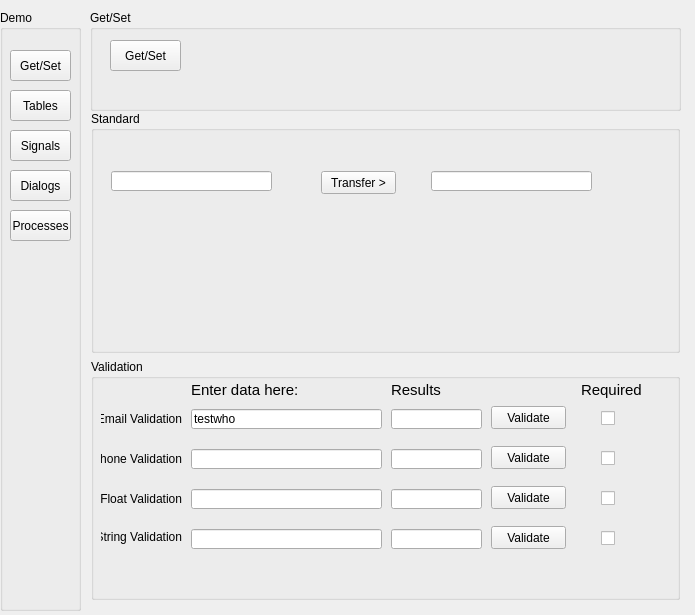
<?xml version="1.0" encoding="UTF-8"?>
<ui version="4.0">
 <class>MainWindow</class>
 <widget class="QMainWindow" name="MainWindow">
  <property name="geometry">
   <rect>
    <x>0</x>
    <y>0</y>
    <width>695</width>
    <height>615</height>
   </rect>
  </property>
  <property name="windowTitle">
   <string>MainWindow</string>
  </property>
  <widget class="QWidget" name="centralwidget">
   <widget class="QStackedWidget" name="swStackedWidget">
    <property name="geometry">
     <rect>
      <x>90</x>
      <y>0</y>
      <width>601</width>
      <height>611</height>
     </rect>
    </property>
    <property name="currentIndex">
     <number>0</number>
    </property>
    <widget class="QWidget" name="page">
     <widget class="QStackedWidget" name="swGetVal">
      <property name="geometry">
       <rect>
        <x>0</x>
        <y>90</y>
        <width>601</width>
        <height>521</height>
       </rect>
      </property>
      <property name="currentIndex">
       <number>0</number>
      </property>
      <widget class="QWidget" name="page2">
       <widget class="QGroupBox" name="gbValidation">
        <property name="geometry">
         <rect>
          <x>1</x>
          <y>269</y>
          <width>589</width>
          <height>241</height>
         </rect>
        </property>
        <property name="toolTip">
         <string extracomment="pbDialogs"/>
        </property>
        <property name="title">
         <string>Validation</string>
        </property>
        <widget class="QPushButton" name="pbValFloat">
         <property name="geometry">
          <rect>
           <x>400</x>
           <y>127</y>
           <width>75</width>
           <height>23</height>
          </rect>
         </property>
         <property name="toolTip">
          <string extracomment="pbValFloat"/>
         </property>
         <property name="text">
          <string>Validate</string>
         </property>
        </widget>
        <widget class="QLabel" name="lblDataEntry">
         <property name="geometry">
          <rect>
           <x>100</x>
           <y>20</y>
           <width>151</width>
           <height>21</height>
          </rect>
         </property>
         <property name="font">
          <font>
           <pointsize>11</pointsize>
          </font>
         </property>
         <property name="text">
          <string>Enter data here:</string>
         </property>
        </widget>
        <widget class="QLineEdit" name="leValString">
         <property name="geometry">
          <rect>
           <x>100</x>
           <y>170</y>
           <width>191</width>
           <height>20</height>
          </rect>
         </property>
        </widget>
        <widget class="QLineEdit" name="leFloatResults">
         <property name="geometry">
          <rect>
           <x>300</x>
           <y>130</y>
           <width>91</width>
           <height>20</height>
          </rect>
         </property>
        </widget>
        <widget class="QLabel" name="label">
         <property name="geometry">
          <rect>
           <x>10</x>
           <y>50</y>
           <width>81</width>
           <height>20</height>
          </rect>
         </property>
         <property name="text">
          <string> Email Validation</string>
         </property>
         <property name="alignment">
          <set>Qt::AlignRight|Qt::AlignTrailing|Qt::AlignVCenter</set>
         </property>
        </widget>
        <widget class="QLineEdit" name="leStringResults">
         <property name="geometry">
          <rect>
           <x>300</x>
           <y>170</y>
           <width>91</width>
           <height>20</height>
          </rect>
         </property>
        </widget>
        <widget class="QLineEdit" name="leValPhone">
         <property name="geometry">
          <rect>
           <x>100</x>
           <y>90</y>
           <width>191</width>
           <height>20</height>
          </rect>
         </property>
        </widget>
        <widget class="QLineEdit" name="leEmailResults">
         <property name="geometry">
          <rect>
           <x>300</x>
           <y>50</y>
           <width>91</width>
           <height>20</height>
          </rect>
         </property>
        </widget>
        <widget class="QLineEdit" name="leValFloat">
         <property name="geometry">
          <rect>
           <x>100</x>
           <y>130</y>
           <width>191</width>
           <height>20</height>
          </rect>
         </property>
        </widget>
        <widget class="QLabel" name="lblResults">
         <property name="geometry">
          <rect>
           <x>300</x>
           <y>20</y>
           <width>51</width>
           <height>21</height>
          </rect>
         </property>
         <property name="font">
          <font>
           <pointsize>11</pointsize>
          </font>
         </property>
         <property name="text">
          <string>Results</string>
         </property>
        </widget>
        <widget class="QPushButton" name="pbValEmail">
         <property name="geometry">
          <rect>
           <x>400</x>
           <y>47</y>
           <width>75</width>
           <height>23</height>
          </rect>
         </property>
         <property name="toolTip">
          <string extracomment="pbValEmail"/>
         </property>
         <property name="text">
          <string>Validate</string>
         </property>
        </widget>
        <widget class="QLineEdit" name="lePhoneResults">
         <property name="geometry">
          <rect>
           <x>300</x>
           <y>90</y>
           <width>91</width>
           <height>20</height>
          </rect>
         </property>
        </widget>
        <widget class="QLineEdit" name="leValEmail">
         <property name="geometry">
          <rect>
           <x>100</x>
           <y>50</y>
           <width>191</width>
           <height>20</height>
          </rect>
         </property>
         <property name="text">
          <string>testwho</string>
         </property>
        </widget>
        <widget class="QPushButton" name="pbValPhone">
         <property name="geometry">
          <rect>
           <x>400</x>
           <y>87</y>
           <width>75</width>
           <height>23</height>
          </rect>
         </property>
         <property name="toolTip">
          <string extracomment="pbValPhone"/>
         </property>
         <property name="text">
          <string>Validate</string>
         </property>
        </widget>
        <widget class="QPushButton" name="pbValString">
         <property name="geometry">
          <rect>
           <x>400</x>
           <y>167</y>
           <width>75</width>
           <height>23</height>
          </rect>
         </property>
         <property name="toolTip">
          <string extracomment="pbValString"/>
         </property>
         <property name="text">
          <string>Validate</string>
         </property>
        </widget>
        <widget class="QLabel" name="label_11">
         <property name="geometry">
          <rect>
           <x>10</x>
           <y>90</y>
           <width>81</width>
           <height>20</height>
          </rect>
         </property>
         <property name="text">
          <string>Phone Validation</string>
         </property>
         <property name="alignment">
          <set>Qt::AlignRight|Qt::AlignTrailing|Qt::AlignVCenter</set>
         </property>
        </widget>
        <widget class="QLabel" name="label_12">
         <property name="geometry">
          <rect>
           <x>10</x>
           <y>130</y>
           <width>81</width>
           <height>20</height>
          </rect>
         </property>
         <property name="text">
          <string>Float Validation</string>
         </property>
         <property name="alignment">
          <set>Qt::AlignRight|Qt::AlignTrailing|Qt::AlignVCenter</set>
         </property>
        </widget>
        <widget class="QLabel" name="label_13">
         <property name="geometry">
          <rect>
           <x>10</x>
           <y>170</y>
           <width>81</width>
           <height>16</height>
          </rect>
         </property>
         <property name="text">
          <string>String Validation</string>
         </property>
         <property name="alignment">
          <set>Qt::AlignRight|Qt::AlignTrailing|Qt::AlignVCenter</set>
         </property>
        </widget>
        <widget class="QCheckBox" name="cbEmail">
         <property name="geometry">
          <rect>
           <x>510</x>
           <y>50</y>
           <width>31</width>
           <height>18</height>
          </rect>
         </property>
         <property name="text">
          <string/>
         </property>
        </widget>
        <widget class="QCheckBox" name="cbPhone">
         <property name="geometry">
          <rect>
           <x>510</x>
           <y>90</y>
           <width>31</width>
           <height>18</height>
          </rect>
         </property>
         <property name="text">
          <string/>
         </property>
        </widget>
        <widget class="QCheckBox" name="cbFloat">
         <property name="geometry">
          <rect>
           <x>510</x>
           <y>130</y>
           <width>31</width>
           <height>18</height>
          </rect>
         </property>
         <property name="text">
          <string/>
         </property>
        </widget>
        <widget class="QCheckBox" name="cbString">
         <property name="geometry">
          <rect>
           <x>510</x>
           <y>170</y>
           <width>31</width>
           <height>18</height>
          </rect>
         </property>
         <property name="text">
          <string/>
         </property>
        </widget>
        <widget class="QLabel" name="lblRequired">
         <property name="geometry">
          <rect>
           <x>490</x>
           <y>20</y>
           <width>61</width>
           <height>21</height>
          </rect>
         </property>
         <property name="font">
          <font>
           <pointsize>11</pointsize>
          </font>
         </property>
         <property name="text">
          <string>Required</string>
         </property>
        </widget>
       </widget>
       <widget class="QGroupBox" name="gbStandard">
        <property name="geometry">
         <rect>
          <x>1</x>
          <y>21</y>
          <width>589</width>
          <height>242</height>
         </rect>
        </property>
        <property name="title">
         <string>Standard</string>
        </property>
        <widget class="QLineEdit" name="leSetTransfer">
         <property name="geometry">
          <rect>
           <x>20</x>
           <y>60</y>
           <width>161</width>
           <height>20</height>
          </rect>
         </property>
         <property name="toolTip">
          <string extracomment="leSetTransfer"/>
         </property>
        </widget>
        <widget class="QPushButton" name="pbTransfer">
         <property name="geometry">
          <rect>
           <x>230</x>
           <y>60</y>
           <width>75</width>
           <height>23</height>
          </rect>
         </property>
         <property name="toolTip">
          <string extracomment="pbTransfer"/>
         </property>
         <property name="text">
          <string>Transfer &gt;</string>
         </property>
        </widget>
        <widget class="QLineEdit" name="leGetTransfer">
         <property name="geometry">
          <rect>
           <x>340</x>
           <y>60</y>
           <width>161</width>
           <height>20</height>
          </rect>
         </property>
         <property name="toolTip">
          <string extracomment="leGetTransfer"/>
         </property>
        </widget>
       </widget>
      </widget>
     </widget>
     <widget class="QGroupBox" name="gbGetSet">
      <property name="geometry">
       <rect>
        <x>0</x>
        <y>10</y>
        <width>591</width>
        <height>101</height>
       </rect>
      </property>
      <property name="title">
       <string>Get/Set</string>
      </property>
      <widget class="QPushButton" name="pbStandardValidation">
       <property name="geometry">
        <rect>
         <x>20</x>
         <y>30</y>
         <width>71</width>
         <height>31</height>
        </rect>
       </property>
       <property name="toolTip">
        <string extracomment="pbStandardValidation"/>
       </property>
       <property name="text">
        <string>Get/Set</string>
       </property>
      </widget>
     </widget>
    </widget>
    <widget class="QWidget" name="page_2">
     <widget class="QTableView" name="tvTableView">
      <property name="geometry">
       <rect>
        <x>130</x>
        <y>170</y>
        <width>351</width>
        <height>192</height>
       </rect>
      </property>
      <property name="toolTip">
       <string extracomment="tvTableView"/>
      </property>
     </widget>
     <widget class="QLabel" name="label_2">
      <property name="geometry">
       <rect>
        <x>30</x>
        <y>30</y>
        <width>46</width>
        <height>13</height>
       </rect>
      </property>
      <property name="text">
       <string>Tables</string>
      </property>
     </widget>
     <widget class="QTextEdit" name="teTextEdit">
      <property name="geometry">
       <rect>
        <x>170</x>
        <y>450</y>
        <width>271</width>
        <height>81</height>
       </rect>
      </property>
      <property name="toolTip">
       <string extracomment="teTextEdit"/>
      </property>
      <property name="readOnly">
       <bool>true</bool>
      </property>
      <property name="html">
       <string>&lt;!DOCTYPE HTML PUBLIC &quot;-//W3C//DTD HTML 4.0//EN&quot; &quot;http://www.w3.org/TR/REC-html40/strict.dtd&quot;&gt;
&lt;html&gt;&lt;head&gt;&lt;meta name=&quot;qrichtext&quot; content=&quot;1&quot; /&gt;&lt;style type=&quot;text/css&quot;&gt;
p, li { white-space: pre-wrap; }
&lt;/style&gt;&lt;/head&gt;&lt;body style=&quot; font-family:'MS Shell Dlg 2'; font-size:8.25pt; font-weight:400; font-style:normal;&quot;&gt;
&lt;p style=&quot; margin-top:0px; margin-bottom:0px; margin-left:0px; margin-right:0px; -qt-block-indent:0; text-indent:0px;&quot;&gt;&lt;span style=&quot; font-size:8pt;&quot;&gt;[['test11','test12','test13'], ['test21','test22','test23']]&lt;/span&gt;&lt;/p&gt;&lt;/body&gt;&lt;/html&gt;</string>
      </property>
     </widget>
     <widget class="QPushButton" name="pbFillTable">
      <property name="geometry">
       <rect>
        <x>270</x>
        <y>390</y>
        <width>75</width>
        <height>23</height>
       </rect>
      </property>
      <property name="toolTip">
       <string extracomment="pbFillTable"/>
      </property>
      <property name="text">
       <string>^ Fill Table</string>
      </property>
     </widget>
    </widget>
    <widget class="QWidget" name="page_3">
     <widget class="QLabel" name="label_3">
      <property name="geometry">
       <rect>
        <x>30</x>
        <y>30</y>
        <width>121</width>
        <height>16</height>
       </rect>
      </property>
      <property name="text">
       <string>Buttons/Signals</string>
      </property>
     </widget>
     <widget class="QPushButton" name="pbEnable">
      <property name="geometry">
       <rect>
        <x>150</x>
        <y>310</y>
        <width>91</width>
        <height>31</height>
       </rect>
      </property>
      <property name="toolTip">
       <string extracomment="pbEnable"/>
      </property>
      <property name="text">
       <string>Enable a
 line edit</string>
      </property>
     </widget>
     <widget class="QPushButton" name="pbDisplayDefsData">
      <property name="geometry">
       <rect>
        <x>390</x>
        <y>310</y>
        <width>81</width>
        <height>31</height>
       </rect>
      </property>
      <property name="toolTip">
       <string extracomment="pbDisplayDefsData"/>
      </property>
      <property name="text">
       <string>Display text
 from a def</string>
      </property>
     </widget>
     <widget class="QLineEdit" name="leButtonsAndSignals">
      <property name="geometry">
       <rect>
        <x>200</x>
        <y>250</y>
        <width>221</width>
        <height>31</height>
       </rect>
      </property>
      <property name="toolTip">
       <string extracomment="leButtonsAndSignals"/>
      </property>
     </widget>
     <widget class="QPushButton" name="pbDisable">
      <property name="geometry">
       <rect>
        <x>270</x>
        <y>310</y>
        <width>91</width>
        <height>31</height>
       </rect>
      </property>
      <property name="toolTip">
       <string extracomment="pbDisable"/>
      </property>
      <property name="text">
       <string>Disable a
 line edit</string>
      </property>
     </widget>
    </widget>
    <widget class="QWidget" name="page_4">
     <widget class="QLabel" name="label_4">
      <property name="geometry">
       <rect>
        <x>30</x>
        <y>30</y>
        <width>46</width>
        <height>20</height>
       </rect>
      </property>
      <property name="text">
       <string>Dialogs</string>
      </property>
     </widget>
     <widget class="QPushButton" name="pbLaunchDialog">
      <property name="geometry">
       <rect>
        <x>220</x>
        <y>210</y>
        <width>141</width>
        <height>61</height>
       </rect>
      </property>
      <property name="toolTip">
       <string extracomment="pbLaunchDialog"/>
      </property>
      <property name="text">
       <string>Launch dialog</string>
      </property>
     </widget>
    </widget>
    <widget class="QWidget" name="page_6">
     <widget class="QLabel" name="label_6">
      <property name="geometry">
       <rect>
        <x>40</x>
        <y>30</y>
        <width>61</width>
        <height>16</height>
       </rect>
      </property>
      <property name="text">
       <string>Processes</string>
      </property>
     </widget>
     <widget class="QTabWidget" name="twTabWidget">
      <property name="geometry">
       <rect>
        <x>130</x>
        <y>270</y>
        <width>351</width>
        <height>291</height>
       </rect>
      </property>
      <property name="toolTip">
       <string extracomment="twTabWidget"/>
      </property>
      <property name="currentIndex">
       <number>1</number>
      </property>
      <widget class="QWidget" name="tab">
       <attribute name="title">
        <string>Page</string>
       </attribute>
      </widget>
      <widget class="QWidget" name="tab_2">
       <attribute name="title">
        <string>Page</string>
       </attribute>
      </widget>
     </widget>
     <widget class="QPushButton" name="pbBuiltInProcess">
      <property name="geometry">
       <rect>
        <x>100</x>
        <y>170</y>
        <width>81</width>
        <height>31</height>
       </rect>
      </property>
      <property name="toolTip">
       <string extracomment="pbBuiltInProcess"/>
      </property>
      <property name="text">
       <string>Start attached
 process</string>
      </property>
     </widget>
     <widget class="QPushButton" name="pbPopoutProcess">
      <property name="geometry">
       <rect>
        <x>430</x>
        <y>180</y>
        <width>81</width>
        <height>31</height>
       </rect>
      </property>
      <property name="toolTip">
       <string extracomment="pbPopOutProcess"/>
      </property>
      <property name="text">
       <string>Start popout
process</string>
      </property>
     </widget>
    </widget>
   </widget>
   <widget class="QGroupBox" name="groupBox_2">
    <property name="geometry">
     <rect>
      <x>0</x>
      <y>10</y>
      <width>81</width>
      <height>601</height>
     </rect>
    </property>
    <property name="title">
     <string>Demo</string>
    </property>
    <widget class="QPushButton" name="pbGetSet">
     <property name="geometry">
      <rect>
       <x>10</x>
       <y>40</y>
       <width>61</width>
       <height>31</height>
      </rect>
     </property>
     <property name="toolTip">
      <string extracomment="pbGetSet"/>
     </property>
     <property name="text">
      <string>Get/Set</string>
     </property>
    </widget>
    <widget class="QPushButton" name="pbTables">
     <property name="geometry">
      <rect>
       <x>10</x>
       <y>80</y>
       <width>61</width>
       <height>31</height>
      </rect>
     </property>
     <property name="toolTip">
      <string extracomment="pbTables"/>
     </property>
     <property name="text">
      <string>Tables</string>
     </property>
    </widget>
    <widget class="QPushButton" name="pbDialogs">
     <property name="geometry">
      <rect>
       <x>10</x>
       <y>160</y>
       <width>61</width>
       <height>31</height>
      </rect>
     </property>
     <property name="text">
      <string>Dialogs</string>
     </property>
    </widget>
    <widget class="QPushButton" name="pbButtonsSignals">
     <property name="geometry">
      <rect>
       <x>10</x>
       <y>120</y>
       <width>61</width>
       <height>31</height>
      </rect>
     </property>
     <property name="toolTip">
      <string extracomment="pbButtonsSignals"/>
     </property>
     <property name="text">
      <string>Signals</string>
     </property>
    </widget>
    <widget class="QPushButton" name="pbProcesses">
     <property name="geometry">
      <rect>
       <x>10</x>
       <y>200</y>
       <width>61</width>
       <height>31</height>
      </rect>
     </property>
     <property name="toolTip">
      <string extracomment="pbProcesses"/>
     </property>
     <property name="text">
      <string>Processes</string>
     </property>
    </widget>
   </widget>
  </widget>
 </widget>
 <resources/>
 <connections/>
</ui>
